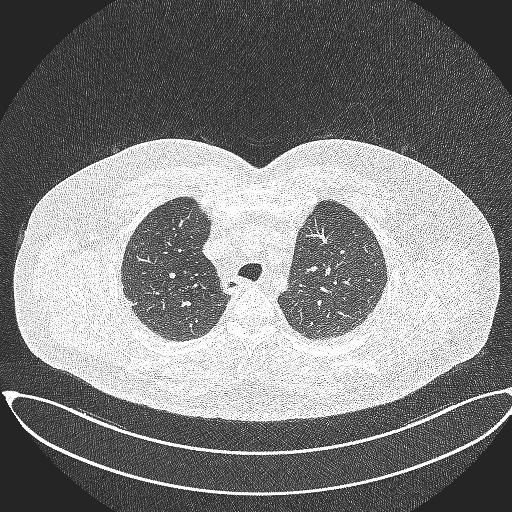
#> input picture data/dataset3_images/unprocessed/Training cases/Benign cases/Bengin case (103).jpg, 512 x 512 px, found by its file name
$ jupyter execute data-analysis-image.ipynb   (shell and % lines are left out)
#> lines starting #> are read from the running program, lines starting #| are printed output that depends on the picture; pictures that were not available may be replaced by others from this repository, and a replacement may not be noted
# Author: Lukas Krasnoborov 11/11/2024
# **Data Exploration Image Dataset**

* Image Dataset (CT-Scans) Lung Cancer:
https://www.kaggle.com/datasets/adityamahimkar/iqothnccd-lung-cancer-dataset/data

## Necessary Imports

[cell 1]
# Python
import sys
assert sys.version_info >= (3, 5)

# Scikit-Learn
import sklearn
assert sklearn.__version__ >= "0.20"

# Pandas
import pandas as pd

import random

# Common imports
import numpy as np
import os
import cv2

np.random.seed(42)

# To plot pretty figures
import matplotlib as mpl
import matplotlib.pyplot as plt

## Load all Images into a Panda Dataframe with Labels

[cell 2]
ROOT_PATH = os.path.join("..", "datasets", "dataset3_images", "unprocessed")

#Define subfolders and their corresponding labels
folders_with_labels = {
    "Benign cases": "benign",
    "Malignant cases": "malignant",
    "Normal cases": "normal",
    "Test cases": "test"
}

#Initialize lists to store image data and labels
image_data = []
labels = []

#Iterate through each folder and load images with labels
for folder, label in folders_with_labels.items():
    folder_path = os.path.join(ROOT_PATH, "Training cases" if folder != "Test cases" else "Test cases", folder)
    for filename in os.listdir(folder_path):
        if filename.endswith(".jpg") or filename.endswith(".png"):  # Adjust based on image format
            #Load the image in grayscale
            img_path = os.path.join(folder_path, filename)
            image = cv2.imread(img_path, cv2.IMREAD_GRAYSCALE)
#> image is the input picture: shape (512, 512); min 36, max 255, mean 127.5

            #Store the image and its label
            image_data.append(image)
            labels.append(label)

#Convert to a DataFrame
images_lung_cancer = pd.DataFrame({
    "image": image_data,
    "label": labels
})

#Display the first few rows to verify
print(images_lung_cancer.head())

The images have been loaded into a 2D Pandas Dataframe, with the image being a one dimensional vector and the label being a string.

All images have been loaded in greayscale as they are black and white.

It is importaant to note that images from the Test cases folder have green boxes to indicate where the tumoras are, however, in order for this dataframe to work for the analysis, they have been loaded in as grayscale

#### Checking class distribution

[cell 3]
images_lung_cancer.info()
images_lung_cancer['label'].value_counts()

There are a total of 1294s image, each having a label. Although, the images from the test folder have just been labeled test, without indication of the presence of a tumor and its type.

We can see that in the training cases dataset, there is a class imbalance, with 561 images indicating malignant tumors, 416 being normal images (non-tumurous) and only 120 being benign. Ideally, you want the class distribution in the training data to be equal. Oversampling techniques might be required to improve model performance.

#### Checking Image Sizes

[cell 4]
def count_unique_image_sizes(df, image_column='image'):

    #Initialize a list to store image sizes
#> called with image_column = 'image'
    image_sizes = []

    #Loop through each image in the specified column
    for image in df[image_column]:
        #Get the shape of the image (height, width)
        height, width = image.shape
        #Append the size to list
        image_sizes.append((height, width))

    #Convert the list to a DataFrame
    size_df = pd.DataFrame(image_sizes, columns=['height', 'width'])

    #Count the unique sizes
    unique_sizes = size_df.value_counts().reset_index(name='count')

    return unique_sizes

#Display dimensions and counts of the images
unique_sizes_df = count_unique_image_sizes(images_lung_cancer)
print("Unique image sizes and their counts:")
print(unique_sizes_df)

Most images are a size of 512x512 pixels. There are 64 images that have different dimensions and need to be resized in order to train the models.

#### Normalising Image Sizes

[cell 5]
#Define the target size
target_size = (512, 512)

#Resize each image to the target size
images_lung_cancer['image'] = images_lung_cancer['image'].apply(lambda img: cv2.resize(img, target_size, interpolation=cv2.INTER_AREA))

#Display dimensions and counts of the images
unique_sizes_df = count_unique_image_sizes(images_lung_cancer)
print("Unique image sizes and their counts:")
print(unique_sizes_df)

All images have been resized to the same dimensions: 512x512 pixels

## Data Exploration

#### Displaying images from different classes

[cell 6]
#Get unique labels
unique_labels = images_lung_cancer['label'].unique()

#Set up a figure with subplots arranged in a row
plt.figure(figsize=(15, 5))

for i, label in enumerate(unique_labels):
    #Filter images for the current label
    label_images = images_lung_cancer[images_lung_cancer['label'] == label]['image']
    #Randomly select one image from the filtered images
    sample_image = label_images.sample(1).values[0]

    #Plot the sample image in a subplot
    plt.subplot(1, len(unique_labels), i + 1)
    plt.imshow(sample_image, cmap='gray')
    plt.title(f"Label: {label}")
    plt.axis('off')

plt.show()

From displaying images from different label classes, we can conclude the following:

1. Images have different zoom. In some images the main subject (the lungs), take up almost the entire image, in other cases only a third of the image
2. Filler space differences. Some images have a light grey ring around the lungs, some images have noise, some images have an all black background.
3. Different lung sections. When the lungs are scanned, the machine images a horizontal slice of the lungs. closer to the neck the lungs cover less area and close to the belly, they cover a wider area.

All these observations could make it challenging for the model to identify consistent features across the dataset. Potentially, zoom level could be normalized and background could be masked out as a preprocessing step.

Overall, not being a professional in the field of medicine, the images from all classes look relatively similar and there are no obvious giveaways for whether it is a scan of a tumor or not.

#### Pixel intensity distributiuon across images

[cell 7]
#Calculate mean and standard deviation of pixel intensities across all images
pixel_means = [np.mean(image) for image in images_lung_cancer['image']]
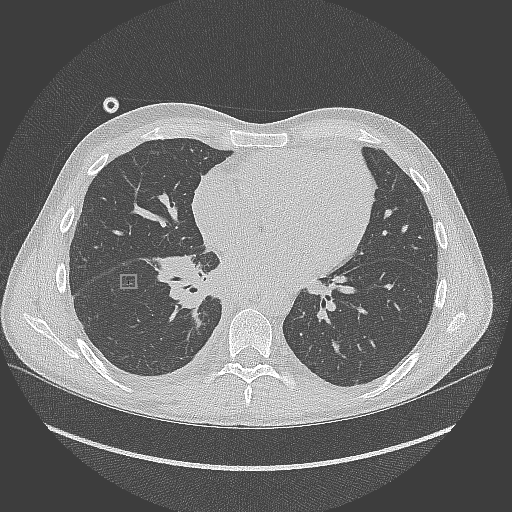
#> image: shape (512, 512); min 29, max 255, mean 114.2
pixel_stds = [np.std(image) for image in images_lung_cancer['image']]

#Plot histogram of pixel intensity means
plt.hist(pixel_means, bins=30, color='blue', edgecolor='black')
plt.title("Distribution of Mean Pixel Intensities")
plt.xlabel("Mean Intensity")
plt.ylabel("Frequency")
plt.show()
#> figure, not shown here; tallest bar 3 high, from x = 26.29 to 29.67

Most images have a pixel intensity between 80 and 120, with an intensity of 110 being the most common by far. This is expected, as depending on the height of where the CT scan took place, the organs and bones cover a different area, resulting in more or less white pixels.

However, there are a few images with intensities between 20 and 40, suggesting that they are almost entirely black, which is unusual and prompts further investigation. There are also several imnages with intensities above 140, which prompts further investigation.

#### Displaying images of different intensities

To understand the abnormalities, images from the intensity ranges (20-50, 80-120, 130,160) will be displayed

[cell 8]
#Function to get a random image and its label from a specified pixel intensity range
def get_random_image_from_intensity_range(df, intensity_range):
    # Filter images based on the mean pixel intensity range
    filtered_images = df[(df['image'].map(np.mean) >= intensity_range[0]) &
                         (df['image'].map(np.mean) <= intensity_range[1])]
    #Choose one row
    if not filtered_images.empty:
        sample = filtered_images.sample(1).iloc[0]
        return sample['image'], sample['label']
    else:
        return None, None

#Define the intensity ranges
intensity_ranges = [(20, 40), (80, 120), (130, 160)]
titles = ["20-40 Intensity", "80-120 Intensity", "130-160 Intensity"]

#Set up a figure with three subplots in a row
plt.figure(figsize=(15, 5))
for i, intensity_range in enumerate(intensity_ranges):
    #Get a random image and its label
    image, label = get_random_image_from_intensity_range(images_lung_cancer, intensity_range)
    if image is not None:
        plt.subplot(1, 3, i + 1)
        plt.imshow(image, cmap='gray')
        plt.title(f"Sample Image\n{titles[i]}\nLabel: {label}")
        plt.axis('off')

plt.show()

After checking out the images, several conclusions can be drawn. All images with lower intensity values are from the test cases folder. It appears they were either scanned differently or come from a separate batch of scans, resulting in a significantly darker images.

However, not all images with the test label are that way, as test images appear in both of the other ranges.

By running this code several times, the images with higher intensity are mostly of the malignant class, however, images from all other classes appear there as well. These images are zoomed in on the lung portion, eliminating the dark filler space around, resulting in higher values.

Possibly, significant variation in pixel intensities and scale of the the main subject of the scan (lung) could result in poorer overall accuracy of the model. On the other side, in practice, scans come in different variations and having these cases could result in a model that generalises better to the real world.

It would be best to have one dataset where the scans have variation in intensities, and another set where the images are adjusted to have more similar intensities to see the differences in model training.

#### Important note on the images in the Test cases folder

The images inthe training folder are clearly assigned to a class: normal, benign, malignant. Images in the test folder are not assigned a specific class. Most of them have tumors and the tumor is indicated by a green box. Since this data will be used for classification, the images from the test cases folder could be unsuitable for this use and will possibly be removed from the frame for training purposes. This will also eliminate all images with lower pixel intensities. The images from the training cases folder will have to be split for training and testing purposes or for cross validation.

#### Statistical Comparison Between Classes

[cell 9]
#Initialize lists to store pixel intensity statistics
intensity_means = []
intensity_medians = []
intensity_stds = []
labels = []

#Calculate intensity statistics for each image
for _, row in images_lung_cancer.iterrows():
    image = row['image']
    label = row['label']
    intensity_means.append(np.mean(image))
    intensity_medians.append(np.median(image))
    intensity_stds.append(np.std(image))
    labels.append(label)

#Create a DataFrame to store the statistics and labels
intensity_df = pd.DataFrame({
    "label": labels,
    "mean_intensity": intensity_means,
    "median_intensity": intensity_medians,
    "std_intensity": intensity_stds
})

#Visualize standard deviation of pixel intensity across classes
intensity_df.boxplot(column="std_intensity", by="label")
plt.title("Standard Deviation of Intensity by Class")
plt.suptitle("")
plt.xlabel("Class")
plt.ylabel("Intensity Standard Deviation")

plt.tight_layout()
plt.show()
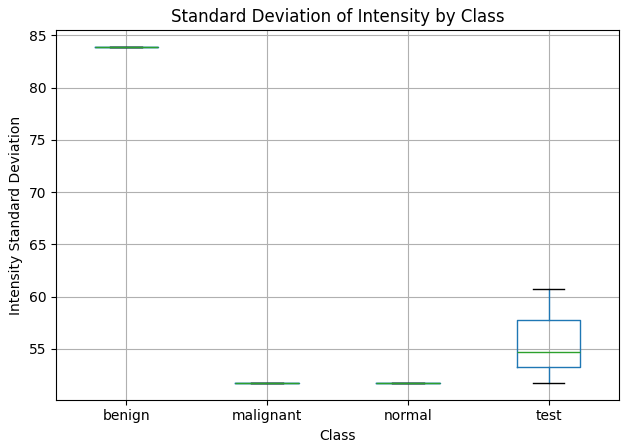
#> figure drawn by matplotlib, 1 panel

This plot shows that the pixel intensity (mean) is similar across the classes benign, malignant and normal. The standard deviation across these classes is also similar, with malignant class having a higher one, probably due to zoomed in images. These classes also have almost no outliers.

However, the images from the Test Cases folder has a significantly lower mean and many outliers. This is probably due to the scans with lower intensities. This gives more reason to exclude these images from training and testing

#### Class Mean Image

[cell 10]
#Initialize a dictionary to store the average or median images for each class
class_overlay_images = {}

#Calculate the average or median image for each class
for label in images_lung_cancer['label'].unique():
    #Stack all images for the current label
    class_images = np.array([img for img in images_lung_cancer[images_lung_cancer['label'] == label]['image']])

    #Calculate the mean or median image
    overlay_image = np.mean(class_images, axis=0)  # Mean overlay
    #overlay_image = np.median(class_images, axis=0)  # Median overlay

    #Store the overlay image in the dictionary
    class_overlay_images[label] = overlay_image
#> this loop made 4 passes
#> pass 2, `overlay_image = np.mean(class_images, axis=0)`:
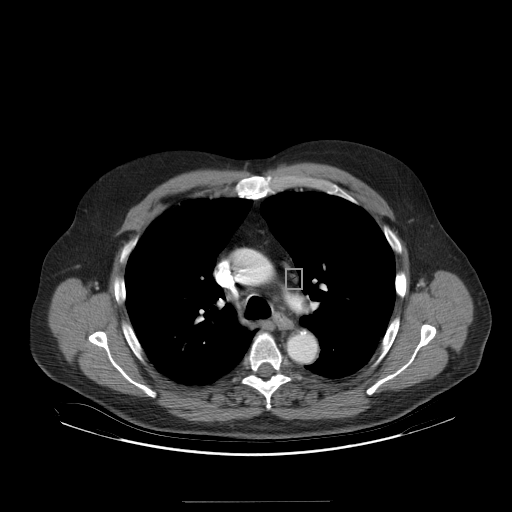
#> overlay_image: shape (512, 512) float64; min 0, max 255, mean 26.3

#Set up a figure with subplots to display the overlay images
plt.figure(figsize=(15, 5))

for i, (label, overlay_image) in enumerate(class_overlay_images.items()):
    plt.subplot(1, len(class_overlay_images), i + 1)
    plt.imshow(overlay_image, cmap='gray')
    plt.title(f"{label} Overlay")
    plt.axis('off')

plt.show()
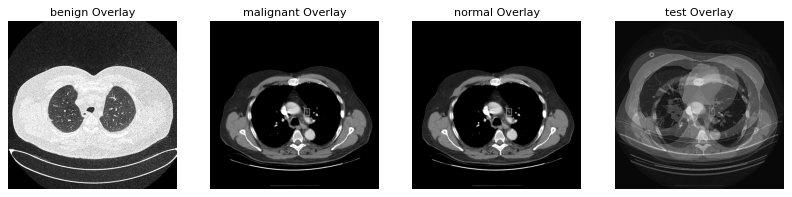
#> figure drawn by matplotlib, 4 panels

Generating a mean image can give insight into differencees between the clasees.

Overall, the shapes look consistant over all classes. Main structures can be notices, such as a white hook shaped feature in the middle, two black ovals, which is the corssection of the lungs and the white oval surrounding the lungs.

For the malignant class, the overall shape seems to be taller, which could be a result of coincidense, or due to larger variations in lung scans in that class. Likely, this is a result of this class having more zoomed in images, as previosly observed in the pixel intensity distribution.

#### Edge Detection Visualisation

[cell 11]
# nitialize a dictionary to store edge-detected images for each class
class_edge_images = {}

#Perform edge detection for each class
for label in images_lung_cancer['label'].unique():
    #Select a random image from each class
    sample_image = images_lung_cancer[images_lung_cancer['label'] == label].sample(1)['image'].values[0]

    #Apply Canny edge detection
    edges = cv2.Canny(sample_image, 100, 200)

    # Store the edge-detected image
    class_edge_images[label] = edges
#> this loop made 4 passes
#> pass 1, `edges = cv2.Canny(sample_image, 100, 200)`:
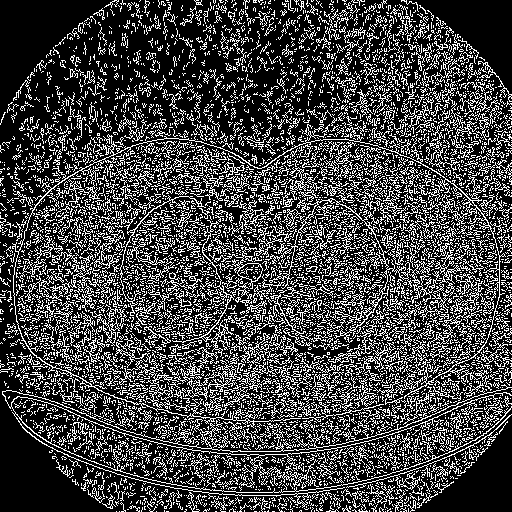
#> edges: shape (512, 512); 26.7% white in thin lines or dots
#> after the loop:
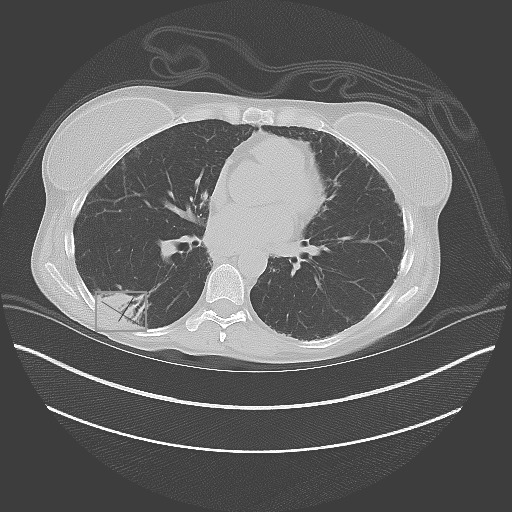
#> sample_image: shape (512, 512); min 43, max 255, mean 100.2

#Set up a figure with subplots in a row to display the edge-detected images
plt.figure(figsize=(15, 5))

for i, (label, edge_image) in enumerate(class_edge_images.items()):
    plt.subplot(1, len(class_edge_images), i + 1)
    plt.imshow(edge_image, cmap='gray')
    plt.title(f"Edges: {label}")
    plt.axis('off')

plt.show()
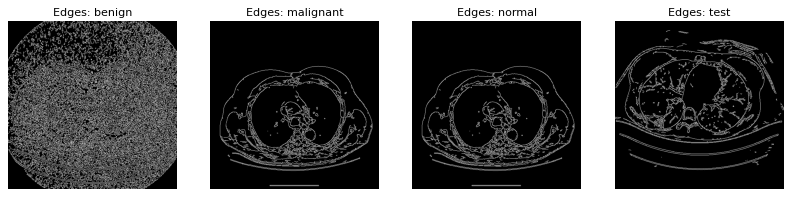
#> figure drawn by matplotlib, 4 panels

We can see a wide variation in the images produced after applying Cannyedge detection method:

1. Some images have few lines and and outline only the main shapes.
2. Most images have smaller structures within and around the lungs.
3. Some images have a lot more smaller structures in and around the lungs, almost looking like a grainy texture.
4. Few images produced look like they are just covered in noise.

None of these appear to be class specific, although I have not found any (4) cases in the malignant class.

It would be interesting to see how images preprocessed with edge detection would affect model performance.

#### Pixel Intensity Distribution with Edge Detection

[cell 12]
#Calculate pixel intensities for edge-detected images
edge_pixel_means = []

for image in images_lung_cancer['image']:
    #Apply Canny edge detection
    edges = cv2.Canny(image, 100, 200)
    #Calculate the mean intensity of the edge-detected image
    edge_pixel_means.append(np.mean(edges))
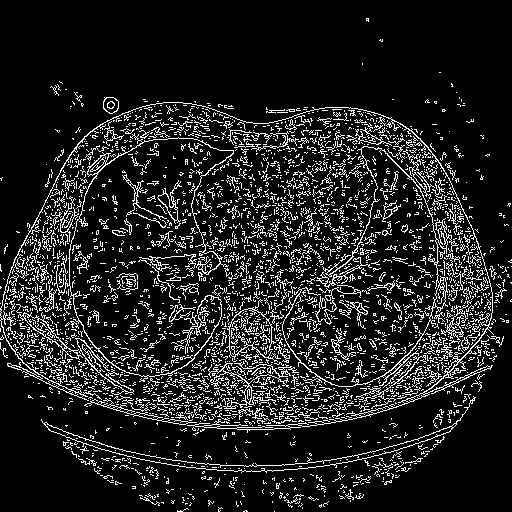
#> edges: shape (512, 512); 12.7% white in thin lines or dots

#Plot histogram of pixel intensity means for edge-detected images
plt.hist(edge_pixel_means, bins=30, color='blue', edgecolor='black')
plt.title("Distribution of Mean Pixel Intensities (Edge-Detected Images)")
plt.xlabel("Mean Intensity")
plt.ylabel("Frequency")
plt.show()
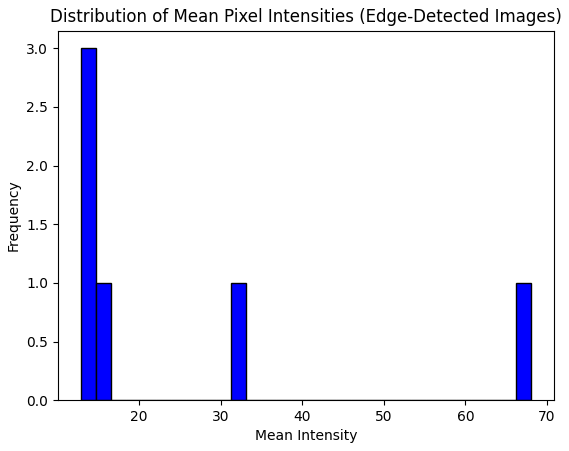
#> figure drawn by matplotlib, 1 panel; tallest bar 3 high, from x = 12.83 to 14.68

Visualising the distribution of pixel intencity of the images processed with Canny edge detection gives more clarity and reassurance.

The vast majority of these images has an intensity of around 10, case (2)

There is a slight spike between the values of 50-60, case (4)

Even though there are images on which the edge detection algorithm results in a noise pattern, they are few. Most images processed with edge detection have clearly defined shapes and details, maling this suitable for machine learning.

#### PCA Dimensionality Reduction

[cell 13]
from sklearn.decomposition import PCA

#Flatten images and apply PCA
flattened_images = [image.flatten() for image in images_lung_cancer['image']]
pca = PCA(n_components=2)
principal_components = pca.fit_transform(flattened_images)

#Create a scatter plot of the first two principal components
plt.scatter(principal_components[:, 0], principal_components[:, 1], c=images_lung_cancer['label'].map({'benign': 0, 'malignant': 1, 'normal': 2, 'test': 3}), cmap='viridis')
plt.xlabel("PCA Component 1")
plt.ylabel("PCA Component 2")
plt.title("PCA of Lung CT Images")
plt.colorbar()
plt.show()
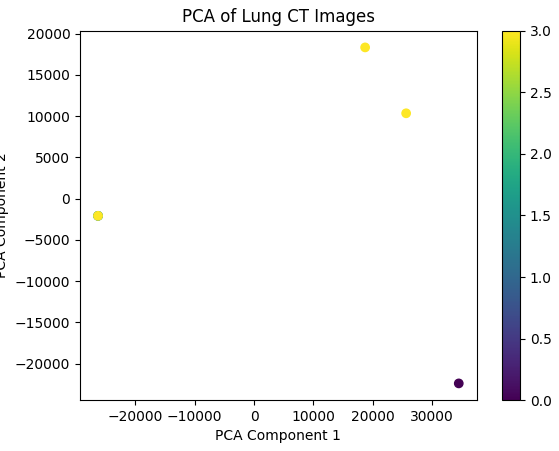
#> figure drawn by matplotlib, 2 panels
